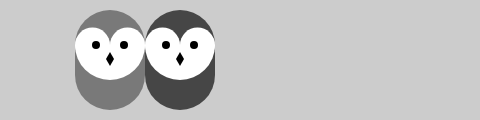
Frame 1 (no input)
Frame 60 (no input): identical to frame 1, image omitted
Frame 120 (the mouse pressed at the canvas centre since frame 60): identical to frame 1, image omitted

The p5.js sketch that drew this single still picture (run headless with seeded random() and noise() and a simulated clock; from frame 60 on, the mouse is pressed at the canvas centre):

// p5.js sketch
// ── sketch.js
function setup() {
  createCanvas(480, 120);
}

function draw() {
  background(204);
  owl(110, 110, 121);
  owl(180, 110, 70);
}

function owl(x, y, owlC) {
  push();
  translate(x, y);
  stroke(owlC);//body color
  strokeWeight(70);
  line(0, -35, 0, -65); // Body
  noStroke();
  fill(255);
  ellipse(-17.5, -65, 35, 35); // Left eye dome
  ellipse(17.5, -65, 35, 35);  // Right eye dome
  arc(0, -65, 70, 70, 0, PI);  // Chin
  fill(0);
  ellipse(-14, -65, 8, 8); // Left eye
  ellipse(14, -65, 8, 8);  // Right eye
  quad(0, -58, 4, -51, 0, -44, -4, -51); // Beak
  pop();
}
